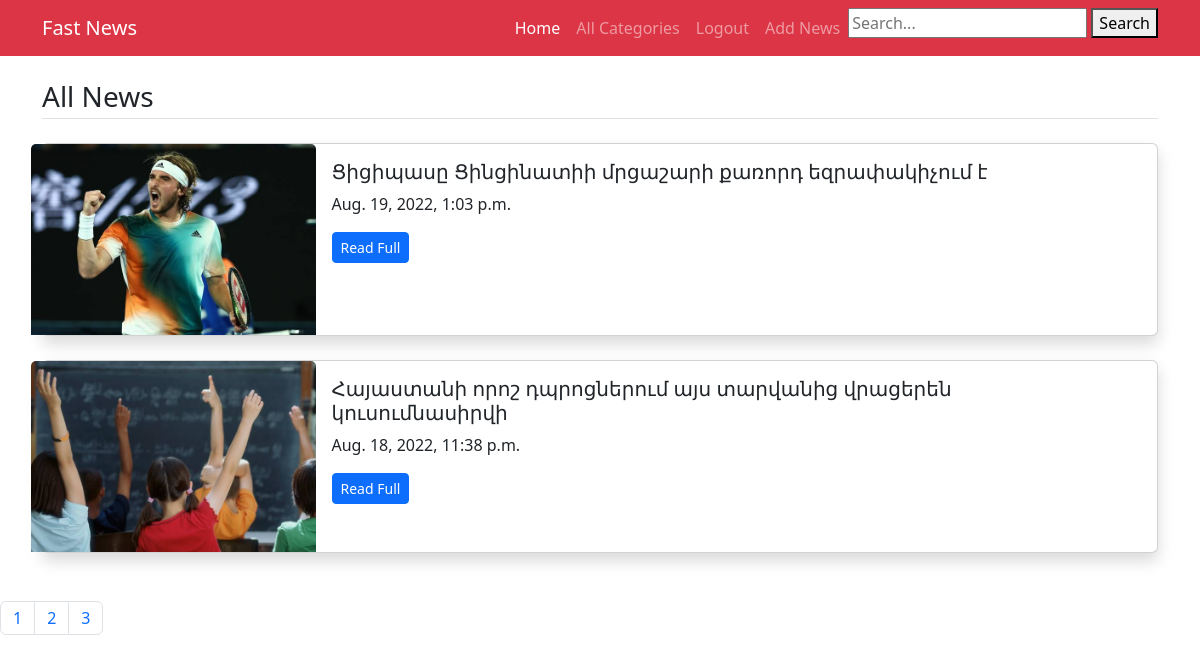
The app's page / (signed in) with its own data.
### main/models.py (models this page shows, shortened)
class News(models.Model):
    category = models.ManyToManyField(Category)
    title = models.CharField(max_length=300)
    image = models.ImageField(upload_to='imgs/')
    detail = models.TextField()
    add_time = models.DateTimeField(auto_now_add=True)
    class Meta:
        verbose_name_plural = 'News'

### main/views.py (the view)
# urls.py: path('', views.home, name='home'),
def home(request):
    search_query = request.GET.get('q', '')
    if search_query:
        all_news = News.objects.filter(title__icontains=search_query)
    else:
        all_news = News.objects.all().order_by('-add_time')
    paginator = Paginator(all_news, 2)
    page_number = request.GET.get('page', 1)
    page = paginator.get_page(page_number)
    return render(request, 'home.html', {'all_news': page})

### main/templates/home.html
{% extends 'base.html' %}
{% block content %}
    {% if user.is_authenticated %}
        <main class="container mt-3 mb-5">
        <h3 class="border-bottom pb-1 my-4">All News</h3>
        {% for news in all_news.object_list %}
            <div class="card mb-4 shadow">
                <div class="row no-gutters">
                    <div class="col-md-3">
                        <img src="/media/{{ news.image }}" class="card-img-top" alt="{{ news.title }}">
                    </div>
                    <div class="col-md-8">
                        <div class="card-body">
                            <h5 class="card-title">{{ news.title }}</h5>
                            <p class="card-text">{{ news.add_time }}</p>
                            <p class="card-text"><a href="/task/{{ news.id }}/" class="btn btn-sm btn-primary">Read
                                Full</a></p>
                        </div>
                    </div>
                </div>
            </div>
        {% endfor %}
    {% endif %}
</main>
{% include 'paginator.html' %}
{% endblock %}

### records on screen
News: image (picture), title "Ցիցիպասը Ցինցինատիի մրցաշարի քառորդ եզրափակիչում է", add_time "Aug. 19, 2022, 1:03 p.m."
News: image (picture), title "Հայաստանի որոշ դպրոցներում այս տարվանից վրացերեն կուսումնասիրվի", add_time "Aug. 18, 2022, 11:38 p.m."

### other values on screen
{{ n }} "1" "2" "3"
